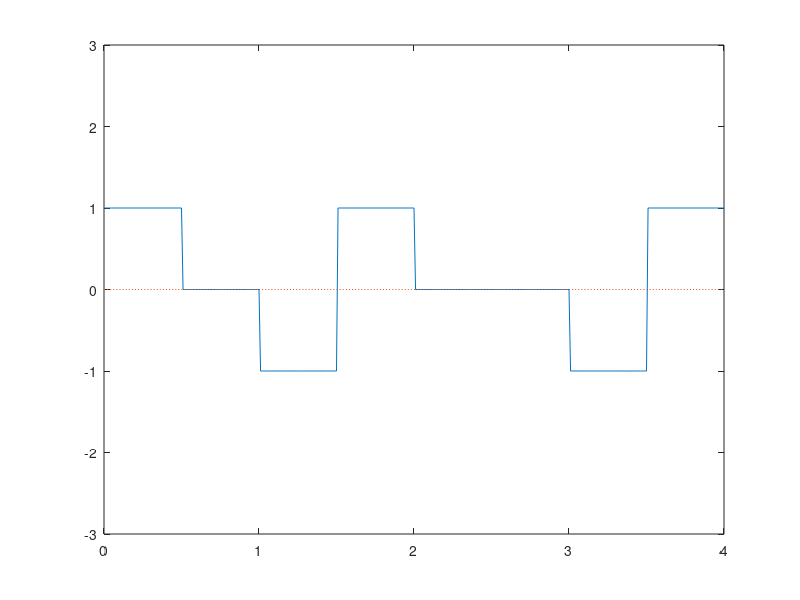

Write MATLAB code to recreate this figure.
clear;
bits=[1,0,1,1,0,0,1,1];
bitrate=2;
Time=length(bits)/bitrate;
samplingRate=100;
prev=1;
amp=1;
amp=prev*amp;
for i=1:length(bits)
  if(bits(i)==0)
  ampl(i)=0;
else
  ampl(i)=amp;
  amp=-ampl(i);
  end
endfor
x=1;
time=0:0.01:Time
for i=1:length(time)
  y(i)=0;
  yvalue(i)=ampl(x);
  if(time(i)*bitrate>=x)
    x=x+1;
    end
endfor
plot(time,yvalue,time,y,':');
axis([0 Time -3 3]);